Frame 1 (no input): blank canvas, image omitted
Frame 60 (the mouse pressed at the canvas centre just before this capture): blank canvas, image omitted
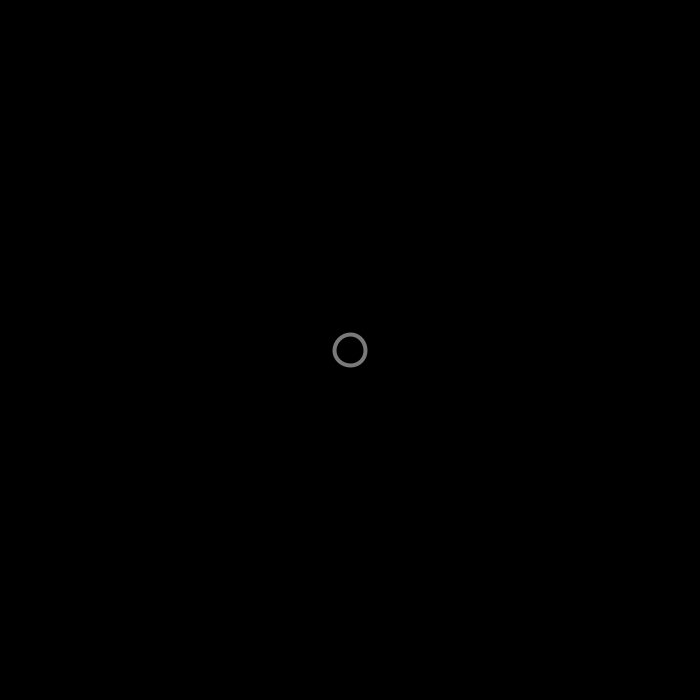
Frame 120 (the mouse held since frame 60 and released just before this capture)

The Processing sketch whose frames 1 and 60 were blank and that drew this single picture after the mouse press (run headless with seeded random() and noise(); from frame 60 on, the mouse is pressed at the canvas centre):

// Processing sketch: ArrayOfObjects
// ── ArrayOfObjects.pde
Ring[] rings; // Declare the array
int numRings = 50;
int currentRing = 0; 
void setup() {
  size(700, 700);
  rings = new Ring[numRings]; // Create the array
  for (int i = 0; i < rings.length; i++) {
    rings[i] = new Ring(); // Create each object
  }
}
void draw() {
  background(0);
  for (int i = 0; i < rings.length; i++) {
    rings[i].grow();
    rings[i].display();
  }
}
// Click to create a new Ring
void mousePressed() {
  rings[currentRing].start(mouseX, mouseY);
  currentRing++;
  if (currentRing >= numRings) {
    currentRing = 0;
  }
}
class Ring {
  float x, y;          // X-coordinate, y-coordinate
  float diameter;      // Diameter of the ring
  boolean on = false;  // Turns the display on and off

  void start(float xpos, float ypos) {
    x = xpos;
    y = ypos; 

    diameter = 1;
    on = true;
  }
  
  void grow() {
    if (on == true) {
      diameter += 0.5;
      if (diameter > 400) {
        on = false;
        diameter = 1;
      }
    }
  }

  void display() {
    if (on == true) {
      noFill();
      strokeWeight(4);
      stroke(204, 153);
      ellipse(x, y, diameter, diameter);
    }
  }
}
